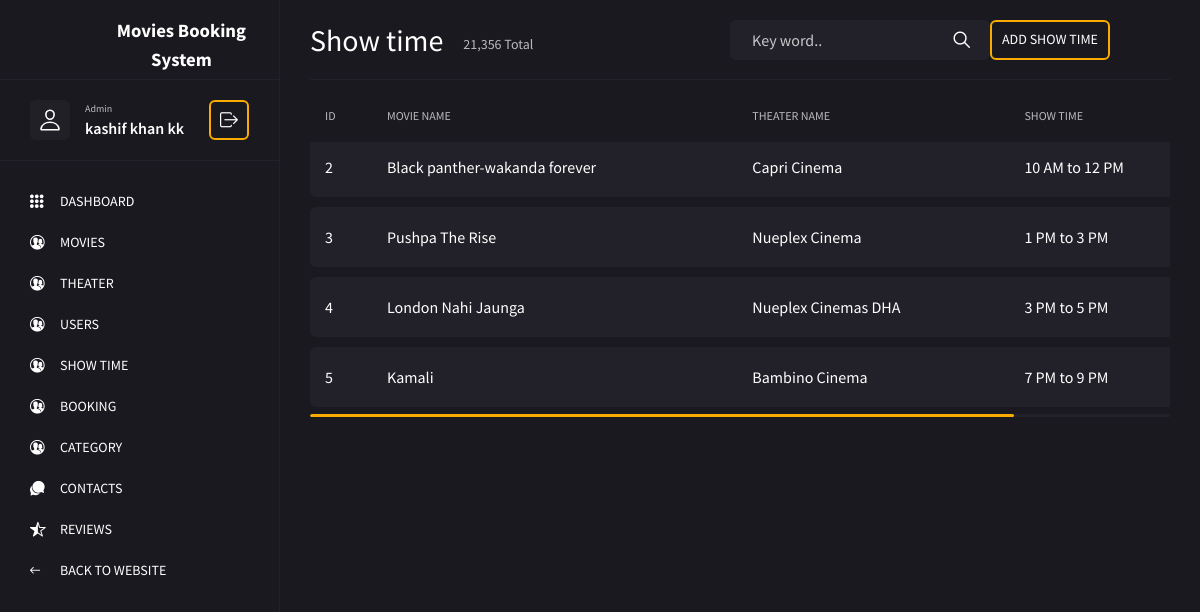
Page /admin/show-time.php (signed in) on the committed database.
### tables this page shows
CREATE TABLE `show_time` (
  `id` int(11) NOT NULL,
  `movie_id` int(11) DEFAULT NULL,
  `theater_name` varchar(255) NOT NULL,
  `show_time` varchar(50) DEFAULT NULL,
  `status` int(11) DEFAULT NULL
);

CREATE TABLE `movies` (
  `movie_id` int(11) NOT NULL,
  `movie_name` varchar(50) DEFAULT NULL,
  `movie_description` text DEFAULT NULL,
  `movie_year` int(11) DEFAULT NULL,
  `genres` varchar(50) DEFAULT NULL,
  `movie_poster` text DEFAULT NULL,
  `threter_link` text DEFAULT NULL,
  `country` varchar(100) DEFAULT NULL
);

### admin/show-time.php (the view, shortened to what this page needs)
<?php
include 'slicing/nav.php'
?>
<?php
include 'slicing/sidebar.php'
?>
<main class="main">
	<div class="container-fluid">
		<div class="row">
			<div class="col-12">
				<div class="main__title">
					<h2>Show time</h2>
					<span class="main__title-stat">21,356 Total</span>
					<div class="main__title-wrap">
						<form action="#" class="main__title-form">
							<input type="text" placeholder="Key word..">
							<button type="button">
								<i class="icon ion-ios-search"></i>
							</button>
						</form>
						<div class="filter" id="filter__sort">
							<a href="add-show-time.php" class="main__title-link">Add Show Time</a>
						</div>
					</div>
				</div>
			</div>
			<div class="col-12">
				<div class="main__table-wrap">
					<table class="main__table">
						<thead>
							<th>ID</th>
							<th>MOVIE NAME</th>
							<th>THEATER NAME</th>
							<th>SHOW TIME</th>
						</thead>
						<tbody id="tableLoad">
							<tr>
								<?php
								$dq = "select * from show_time inner join movies on show_time.movie_id=movies.movie_id";
								$requ = mysqli_query($con, $dq);
								while ($roww = mysqli_fetch_assoc($requ)) {
								?>
							<tr>
								<td>
									<div class="main__table-text"><?php echo $roww['id'] ?></div>
								</td>
								<td>
									<div class="main__table-text"><?php echo $roww['movie_name'] ?></div>
								</td>
								<td>
									<div class="main__table-text"><?php echo $roww['theater_name'] ?></div>
								</td>
								<td>
									<div class="main__table-text"><?php echo $roww['show_time'] ?></div>
								</td>
				</div>
			<?php
								}
			?>
</main>
</body>
</html>

### admin/css/admin.css (style rules this page uses)
html { -webkit-text-size-adjust: 100%; -ms-text-size-adjust: 100%; }
html, body { height: 100%; }
body { font-family: 'Source Sans Pro', sans-serif; font-weight: 400; background-color: #1a191f; font-weight: normal; -webkit-font-smoothing: antialiased; }
button { padding: 0; border: none; background-color: transparent; transition: 0.4s; cursor: pointer; transition-property: color, background-color, border-color, opacity; }
a { transition: 0.4s; transition-property: color, background-color, border-color, opacity; }
input, textarea, select { padding: 0; margin: 0; border-radius: 0; -webkit-appearance: none; -moz-appearance: none; -ms-appearance: none; appearance: none; box-shadow: none; transition: 0.4s; }
.main { position: relative; margin-top: 70px; padding: 20px 0 10px; }
.main__title { display: flex; flex-direction: row; justify-content: flex-start; align-items: center; flex-wrap: wrap; margin-bottom: 20px; border-bottom: 1px solid #222028; padding-bottom: 20px; }
.main__title h2 { color: #fff; font-weight: 400; font-size: 30px; line-height: 100%; margin-bottom: 0; }
.main__title-stat { color: rgba(255,255,255,0.7); font-size: 14px; margin-left: 20px; margin-top: 9px; }
.main__title-wrap { display: flex; flex-direction: column; justify-content: flex-start; align-items: flex-start; margin-left: auto; width: 100%; margin-top: 20px; }
.main__title-form { position: relative; margin-top: 20px; width: 100%; }
.main__title-form input { border: none; height: 40px; color: #fff; padding: 0 50px 0 20px; border-radius: 6px; background-color: #222028; width: 100%; font-size: 16px; border: 2px solid transparent; }
.main__title-form button { position: absolute; z-index: 1; top: 0; right: 20px; height: 40px; display: flex; flex-direction: row; justify-content: center; align-items: center; font-size: 22px; color: #fff; }
.main__title-form button i { margin-top: 2px; }
.main__title-link { display: flex; justify-content: center; align-items: center; height: 40px; width: 120px; border-radius: 6px; border: 2px solid #f9ab00; margin-left: auto; font-size: 14px; color: #fff; text-transform: uppercase; }
.main__table-wrap { position: relative; width: 100%; overflow: hidden; }
.main__table { width: 100%; min-width: 1050px; border-spacing: 0; }
.main__table thead { border-bottom: 20px solid #1a191f; }
.main__table thead th { font-size: 12px; color: rgba(255,255,255,0.7); font-weight: 400; padding: 0 15px 0 15px; line-height: 100%; margin-bottom: 0; border: none; }
.main__table tbody tr { border-bottom: 10px solid #1a191f; }
.main__table tbody td { padding: 0; background-color: transparent; border: 0px solid transparent; }
.main__table tbody td:first-child .main__table-text { border-radius: 6px 0 0 6px; }
.main__table-text { display: flex; flex-direction: row; justify-content: flex-start; align-items: center; font-size: 16px; color: #fff; font-weight: 400; line-height: 30px; padding: 15px; background-color: #222028; white-space: nowrap; }
@media (min-width: 576px) { .main__title-wrap { flex-direction: row; justify-content: space-between; align-items: center; } }
@media (min-width: 576px) { .main__title-form { margin-top: 0; width: 260px; } }
@media (min-width: 768px) { .main { padding: 30px 0 20px; } }
@media (min-width: 768px) { .main__title-stat { margin-top: 10px; } }
@media (min-width: 768px) { .main__title-wrap { width: auto; margin-top: 0; } }
@media (min-width: 768px) { .main__title { margin-bottom: 30px; padding-bottom: 30px; } }
@media (min-width: 1200px) { .main { padding: 0 15px 30px 295px; margin-top: 0; } }
@media (min-width: 1200px) { .main__title { padding-bottom: 0; height: 80px; } }
.filter { position: relative; display: flex; flex-direction: column; justify-content: flex-start; align-items: flex-start; }
@media (min-width: 768px) { .filter { margin-right: 50px; } }
@media (min-width: 1200px) { .filter { margin-right: 60px; } }

### rows in the picture
show_time: id "2", movie.movie_name "Black panther-wakanda forever", theater_name "Capri Cinema", show_time "10 AM to 12 PM"
show_time: id "3", movie.movie_name "Pushpa The Rise", theater_name "Nueplex Cinema", show_time "1 PM to 3 PM"
show_time: id "4", movie.movie_name "London Nahi Jaunga", theater_name "Nueplex Cinemas DHA", show_time "3 PM to 5 PM"
show_time: id "5", movie.movie_name "Kamali", theater_name "Bambino Cinema", show_time "7 PM to 9 PM"

### other values in the picture
$_SESSION["user_name"] "kashif khan kk"
